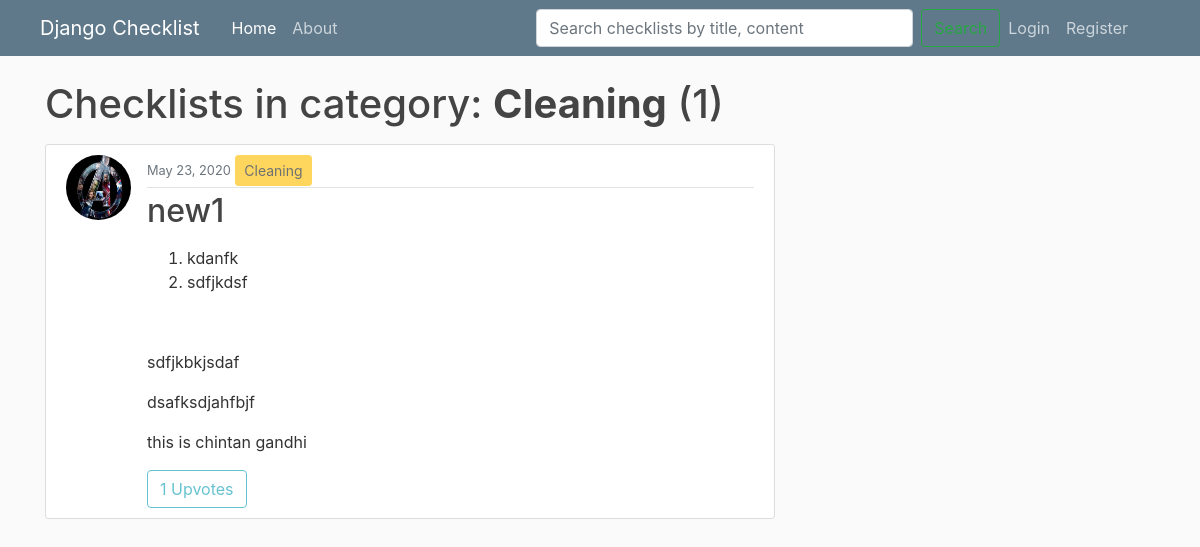
/checklist/Cleaning/, run on an earlier commit of the app's database.
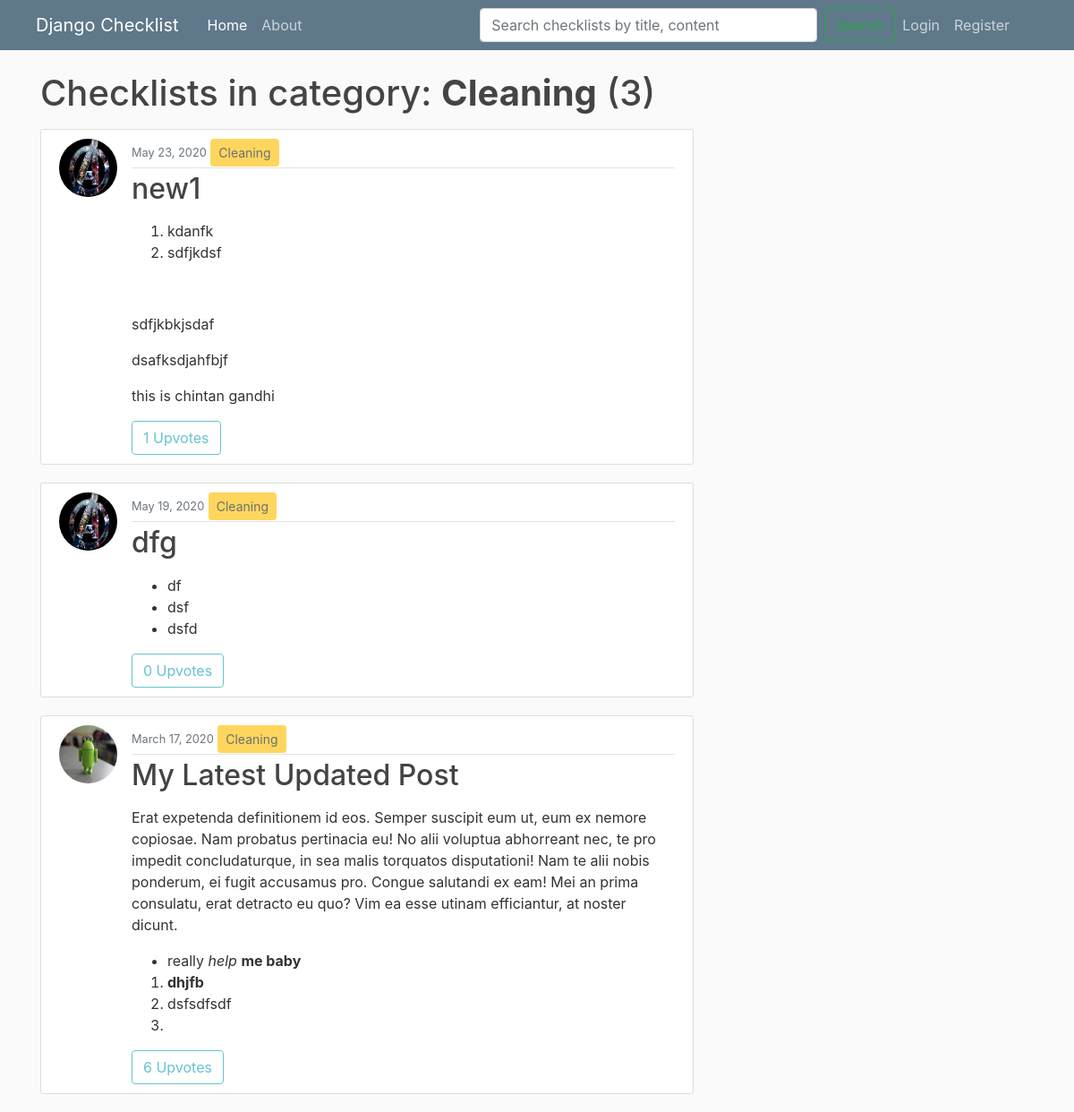
And on a later commit of the database.
### checklist/models.py (models this page shows, shortened)
class Checklist(models.Model):
	title = models.CharField(max_length=100)
	content = RichTextField()
	date_posted = models.DateTimeField(default=timezone.now)
	author = models.ForeignKey(User, on_delete = models.CASCADE)
	visibility = models.IntegerField(default=0)
	category = models.ForeignKey('Category', null=True, on_delete = models.SET_NULL)

class Category(models.Model):
	name = models.CharField(max_length=30)
	def __str__(self):
		return self.name

### users/models.py (models this page shows, shortened)
class Profile(models.Model):
	user = models.OneToOneField(User, on_delete = models.CASCADE)
	image = models.ImageField(default='default.jpg', upload_to='profile_pics')

### checklist/views.py (the view)
# urls.py: path('checklist/<str:category>/', views.CategoryChecklistListView.as_view(), name='category')
class CategoryChecklistListView(ListView):
	model = Checklist
	template_name = 'checklist/category_checklists.html' # <app_name>/<model>_<viewtype>.html
	paginate_by = 5
	def get_context_data(self, **kwargs):
		context = super(CategoryChecklistListView, self).get_context_data(**kwargs)
		print('CATEGORY: '+self.kwargs.get('category'))
		category = get_object_or_404(Category, name=self.kwargs.get('category'))
		upvotes_cnt_list = []
		checklists_var = Checklist.objects.filter(category_id=category.id).order_by('-date_posted')
		for checklist in checklists_var:
			upvotes_cnt_list.append(Upvote.objects.filter(checklist=checklist).count())
		checklist_upvotes = zip(checklists_var, upvotes_cnt_list)
		paginator = Paginator(list(checklist_upvotes), self.paginate_by)
		page = self.request.GET.get('page')
		try:
			page_checklist_upvotes = paginator.page(page)
		except PageNotAnInteger:
			page_checklist_upvotes = paginator.page(1)
		except EmptyPage:
			page_checklist_upvotes = paginator.page(paginator.num_pages)
		context['checklist_upvotes'] = page_checklist_upvotes
		context['title'] = 'user'
		context['is_paginated'] = page_checklist_upvotes.has_other_pages
		return context

### checklist/templates/checklist/category_checklists.html (shortened to what this page needs)
{% extends "checklist/base.html" %}
{% block content %}
	<h1 class="mb-3">Checklists in category: <strong>{{ view.kwargs.category }}</strong> ({{ checklist_upvotes.paginator.count }})</h1>
	{% for checklist, uvote in checklist_upvotes %}
		<article class="media content-section">
			<img class="rounded-circle article-img" src="{{ checklist.author.profile.image.url }}">
		  <div class="media-body">
		    <div class="article-metadata">
		      <small class="text-muted">{{ checklist.date_posted|date:'F d, Y' }}</small>
		      <button class="btn btn-sm btn-warning" disabled>{{ checklist.category }}</button>
		    </div>
		    <h2><a class="article-title" href="{% url 'checklist-detail' checklist.id %}">{{ checklist.title }}</a></h2>
		    <p class="article-content">{{ checklist.content|safe }}</p>
		    {% if user.is_authenticated and checklist.author.username != user.username %}
				<a class="btn btn-outline-info" href="{% url 'checklist-upvote' checklist.id %}">Upvote | {{ uvote }}</a>
				<a class="btn btn-outline-info" href="{% url 'checklist-bookmark' checklist.id %}">Bookmark</a>
			{% else %}
				<a class="btn btn-outline-info disabled">{{ uvote }} Upvotes</a>
			{% endif %}
		  </div>
		</article>
	{% endfor %}
{% endblock content  %}

What changed in the data, as far as the page shows it:
now on this page (row edited): Checklist: author.profile.image (placeholder picture), date_posted "May 19, 2020", category "Cleaning", title "dfg", content "df dsf dsfd", visibility "0"
now on this page (row edited): Checklist: author.profile.image (picture), date_posted "March 17, 2020", category "Cleaning", title "My Latest Updated Post", content "Erat expetenda definitionem id eos. Semper suscipit eum ut, eum ex nemore copiosae. Nam probatus pertinacia eu! No alii voluptua abhorreant nec, te pro impedit concludaturque, in sea malis torquatos disputationi! Nam te alii nobis ponderum, ei fugit accusamus pro. Congue salutandi ex eam! Mei an prima consulatu, erat detracto eu quo? Vim ea esse utinam efficiantur, at noster dicunt. really help me baby dhjfb dsfsdfsdf", uvote "6"
Also different on the page:
{{ checklist_upvotes.paginator.count }}: "1" → "3"
